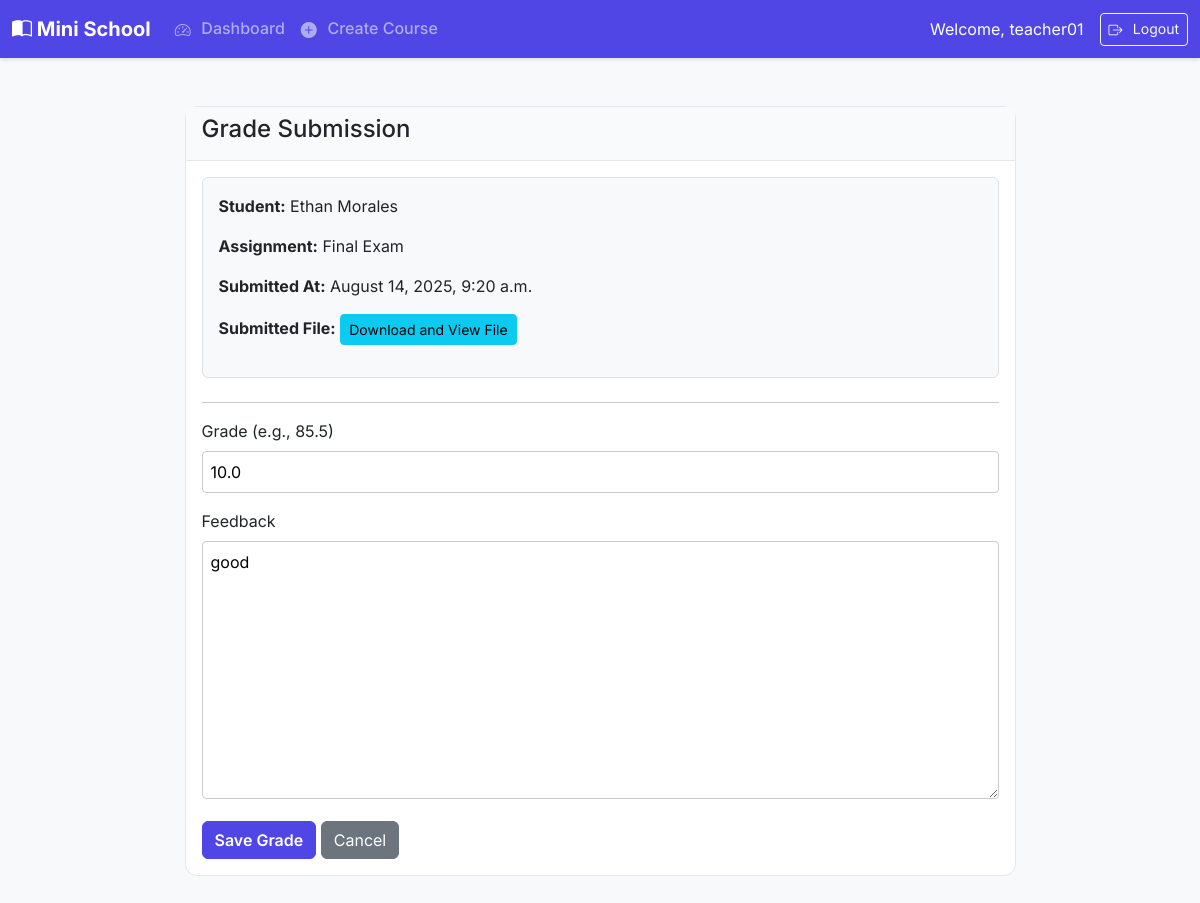
Screenshot of /instructor/submission/1/grade/ (signed in) with the database file from the repository.
### core/models.py (models this page shows, shortened)
class User(AbstractUser):
    class Role(models.TextChoices):
        EMPLOYEE = "EMPLOYEE", "Employee"
        INSTRUCTOR = "INSTRUCTOR", "Instructor"
        STUDENT = "STUDENT", "Student"
    role = models.CharField(max_length=50, choices=Role.choices)
    student_id = models.CharField(
        max_length=20,
        unique=True,
        blank=True,
        null=True,
        help_text="Required only for students."
    )
    date_of_birth = models.DateField(
        blank=True,
        null=True
    )

class Submission(models.Model):
    assignment = models.ForeignKey(Assignment, on_delete=models.CASCADE, related_name='submissions')
    student = models.ForeignKey(User, on_delete=models.CASCADE, limit_choices_to={'role': User.Role.STUDENT})
    submitted_file = models.FileField(upload_to='submissions/')
    submitted_at = models.DateTimeField(auto_now_add=True)
    grade = models.FloatField(null=True, blank=True, help_text="Grade in percentage, e.g., 85.5")
    feedback = models.TextField(blank=True, null=True)

class Assignment(models.Model):
    course = models.ForeignKey(Course, on_delete=models.CASCADE, related_name='assignments')
    title = models.CharField(max_length=200)
    description = models.TextField()
    due_date = models.DateTimeField()

### core/views.py (the view)
# urls.py: path('instructor/submission/<int:submission_id>/grade/', views.grade_submission, name='grade_submission'),
@instructor_required
def grade_submission(request, submission_id):
    submission = get_object_or_404(Submission, id=submission_id, assignment__course__instructor=request.user)
    if request.method == 'POST':
        form = GradeForm(request.POST, instance=submission)
        if form.is_valid():
            form.save()
            return redirect('view_submissions', assignment_id=submission.assignment.id)
    else:
        form = GradeForm(instance=submission)
    context = {'form': form, 'submission': submission}
    return render(request, 'instructor/grade_submission.html', context)

### core/forms.py
class GradeForm(forms.ModelForm):
    class Meta:
        model = Submission
        fields = ['grade', 'feedback']

### templates/instructor/grade_submission.html (shortened to what this page needs)
{% extends 'base.html' %}
{% block content %}
<div class="row justify-content-center">
    <div class="col-md-9">
        <div class="card">
            <div class="card-header">
                <h4>Grade Submission</h4>
            </div>
            <div class="card-body">
                <div class="mb-4 p-3 bg-light border rounded">
                    <p><strong>Student:</strong> {{ submission.student.get_full_name|default:submission.student.username }}</p>
                    <p><strong>Assignment:</strong> {{ submission.assignment.title }}</p>
                    <p><strong>Submitted At:</strong> {{ submission.submitted_at|date:"F j, Y, P" }}</p>
                    <p><strong>Submitted File:</strong>
                        <a href="{{ submission.submitted_file.url }}" class="btn btn-sm btn-info" target="_blank">Download and View File</a>
                    </p>
                </div>
                <hr>
                <form method="POST">
                    <div class="mb-3">
                        <label for="{{ form.grade.id_for_label }}" class="form-label">Grade (e.g., 85.5)</label>
                        {{ form.grade }}
                    </div>
                    <div class="mb-3">
                        <label for="{{ form.feedback.id_for_label }}" class="form-label">Feedback</label>
                        {{ form.feedback }}
                    </div>
                    <button type="submit" class="btn btn-primary">Save Grade</button>
                    <a href="{% url 'view_submissions' submission.assignment.id %}" class="btn btn-secondary">Cancel</a>
                </form>
            </div>
        </div>
    </div>
</div>
{% endblock %}

### templates/base.html (shortened to what this page needs)
{% load static %}
<!doctype html>
<html lang="en">
<head>
    <link href="https://cdn.jsdelivr.net/npm/bootstrap@5.3.2/dist/css/bootstrap.min.css" rel="stylesheet">
    <link rel="stylesheet" href="{% static 'css/custom.css' %}">
</head>
<body>
<nav class="navbar navbar-expand-lg navbar-dark bg-dark">
    <div class="container-fluid">
        <a class="navbar-brand" href="{% if user.is_authenticated %}{% url 'dashboard' %}{% else %}{% url 'login' %}{% endif %}">
            <i class="bi bi-book-half"></i> Mini School
        </a>
        <div class="collapse navbar-collapse" id="navbarNav">
            <ul class="navbar-nav me-auto mb-2 mb-lg-0">
                {% if user.is_authenticated %}
                    {% if user.role == 'EMPLOYEE' %}
                        <li class="nav-item dropdown">
                            <a class="nav-link dropdown-toggle" href="#" role="button" data-bs-toggle="dropdown" aria-expanded="false">
                                <i class="bi bi-people-fill"></i> Manage Users
                            </a>
                            <ul class="dropdown-menu">
                                <li><a class="dropdown-item" href="{% url 'user_list' 'STUDENT' %}"><i class="bi bi-person"></i> Students</a></li>
                                <li><a class="dropdown-item" href="{% url 'user_list' 'INSTRUCTOR' %}"><i class="bi bi-person-video3"></i> Instructors</a></li>
                            </ul>
                        </li>
                        <li class="nav-item dropdown">
                            <a class="nav-link dropdown-toggle" href="#" role="button" data-bs-toggle="dropdown" aria-expanded="false">
                                <i class="bi bi-gear-fill"></i> System
                            </a>
                            <ul class="dropdown-menu">
                                <li><a class="dropdown-item" href="{% url 'course_list_create' %}"><i class="bi bi-journal-bookmark-fill"></i> Manage Courses</a></li>
                                <li><a class="dropdown-item" href="{% url 'category_list_create' %}"><i class="bi bi-tags-fill"></i> Manage Categories</a></li>
                                <li><a class="dropdown-item" href="{% url 'manage_enrollments' %}"><i class="bi bi-person-check-fill"></i> Manage Enrollments</a></li>
                                <li><a class="dropdown-item" href="{% url 'manage_schedules' %}"><i class="bi bi-calendar-week"></i> Manage Schedules</a></li>
                                <li><hr class="dropdown-divider"></li>
                                <li><a class="dropdown-item" href="{% url 'view_reviews' %}"><i class="bi bi-star-half"></i> View Reviews</a></li>
                            </ul>
                        </li>
                    {% elif user.role == 'INSTRUCTOR' %}
                        <li class="nav-item"><a class="nav-link" href="{% url 'instructor_dashboard' %}"><i class="bi bi-speedometer2"></i> Dashboard</a></li>
                        <li class="nav-item"><a class="nav-link" href="{% url 'instructor_create_course' %}"><i class="bi bi-plus-circle-fill"></i> Create Course</a></li>
                    {% endif %}
                {% endif %}
            </ul>
            <div class="d-flex align-items-center">
                {% if user.is_authenticated %}
                    <span class="navbar-text text-white me-3">
                        Welcome, {{ user.username }}
                    </span>
                    <form method="post" action="{% url 'logout' %}">
                        <button type="submit" class="btn btn-outline-light btn-sm"><i class="bi bi-box-arrow-right"></i> Logout</button>
                    </form>
                {% else %}
                     <a href="{% url 'login' %}" class="btn btn-outline-light"><i class="bi bi-box-arrow-in-right"></i> Login</a>
                {% endif %}
            </div>
        </div>
    </div>
</nav>
<main class="container my-5">
    {% block content %}
    {% endblock %}
</main>
</body>
</html>

### static/css/custom.css (style rules this page uses)
:root { --primary-color: #4f46e5; --secondary-color: #6b7280; --background-color: #f8f9fa; --surface-color: #ffffff; --text-color: #111827; --border-color: #e5e7eb; }
body { font-family: 'Inter', sans-serif; background-color: var(--background-color); color: var(--text-color); }
.navbar.bg-dark { background-color: var(--primary-color) !important; box-shadow: 0 2px 4px rgba(0,0,0,0.1); }
.navbar-brand { font-weight: 700; font-size: 1.25rem; }
.nav-link { font-weight: 500; }
.btn-primary { background-color: var(--primary-color); border-color: var(--primary-color); font-weight: 600; }
.card { border: 1px solid var(--border-color); border-radius: 0.75rem; background-color: var(--surface-color); }
.card-header { background-color: #f9fafb; border-bottom: 1px solid var(--border-color); font-weight: 600; }
.btn i, .nav-link i, .dropdown-item i { margin-right: 0.4rem; vertical-align: -2px; }

### templates/instructor/grade_submission.html (style rules this page uses)
input[type=number], textarea { width: 100%; padding: 8px; border: 1px solid #ccc; border-radius: 4px; box-sizing: border-box; }

### rows the page displays
User: username "teacher01"
Submission: student.get_full_name "Ethan Morales", assignment "Final Exam", submitted_at "August 14, 2025, 9:20 a.m.", grade "10.0", feedback "good"
